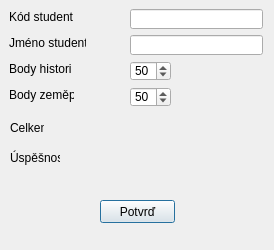
<?xml version="1.0" encoding="UTF-8"?>
<ui version="4.0">
 <class>Dialog</class>
 <widget class="QDialog" name="Dialog">
  <property name="geometry">
   <rect>
    <x>0</x>
    <y>0</y>
    <width>274</width>
    <height>250</height>
   </rect>
  </property>
  <property name="windowTitle">
   <string>Dialog</string>
  </property>
  <widget class="QPushButton" name="pushButton">
   <property name="geometry">
    <rect>
     <x>100</x>
     <y>200</y>
     <width>75</width>
     <height>23</height>
    </rect>
   </property>
   <property name="text">
    <string>Potvrď</string>
   </property>
  </widget>
  <widget class="QSpinBox" name="spinBox_geog">
   <property name="geometry">
    <rect>
     <x>130</x>
     <y>87</y>
     <width>41</width>
     <height>20</height>
    </rect>
   </property>
   <property name="maximum">
    <number>100</number>
   </property>
   <property name="value">
    <number>50</number>
   </property>
  </widget>
  <widget class="QLabel" name="label">
   <property name="geometry">
    <rect>
     <x>9</x>
     <y>9</y>
     <width>64</width>
     <height>16</height>
    </rect>
   </property>
   <property name="text">
    <string>Kód studenta</string>
   </property>
   <property name="buddy">
    <cstring>lineEdit</cstring>
   </property>
  </widget>
  <widget class="QLineEdit" name="lineEdit">
   <property name="geometry">
    <rect>
     <x>130</x>
     <y>9</y>
     <width>133</width>
     <height>20</height>
    </rect>
   </property>
  </widget>
  <widget class="QLabel" name="label_2">
   <property name="geometry">
    <rect>
     <x>9</x>
     <y>35</y>
     <width>77</width>
     <height>16</height>
    </rect>
   </property>
   <property name="text">
    <string>Jméno studenta</string>
   </property>
   <property name="buddy">
    <cstring>lineEdit_2</cstring>
   </property>
  </widget>
  <widget class="QLineEdit" name="lineEdit_2">
   <property name="geometry">
    <rect>
     <x>130</x>
     <y>35</y>
     <width>133</width>
     <height>20</height>
    </rect>
   </property>
  </widget>
  <widget class="QLabel" name="label_3">
   <property name="geometry">
    <rect>
     <x>9</x>
     <y>61</y>
     <width>62</width>
     <height>16</height>
    </rect>
   </property>
   <property name="text">
    <string>Body historie</string>
   </property>
  </widget>
  <widget class="QSpinBox" name="spinBox_hist">
   <property name="geometry">
    <rect>
     <x>130</x>
     <y>61</y>
     <width>41</width>
     <height>20</height>
    </rect>
   </property>
   <property name="maximum">
    <number>100</number>
   </property>
   <property name="value">
    <number>50</number>
   </property>
  </widget>
  <widget class="QLabel" name="label_4">
   <property name="geometry">
    <rect>
     <x>9</x>
     <y>87</y>
     <width>65</width>
     <height>16</height>
    </rect>
   </property>
   <property name="text">
    <string>Body zeměpis</string>
   </property>
  </widget>
  <widget class="QLabel" name="label_5">
   <property name="geometry">
    <rect>
     <x>10</x>
     <y>120</y>
     <width>34</width>
     <height>16</height>
    </rect>
   </property>
   <property name="text">
    <string>Celkem</string>
   </property>
  </widget>
  <widget class="QLabel" name="label_total">
   <property name="geometry">
    <rect>
     <x>130</x>
     <y>120</y>
     <width>131</width>
     <height>20</height>
    </rect>
   </property>
   <property name="text">
    <string/>
   </property>
  </widget>
  <widget class="QLabel" name="label_6">
   <property name="geometry">
    <rect>
     <x>10</x>
     <y>150</y>
     <width>50</width>
     <height>16</height>
    </rect>
   </property>
   <property name="text">
    <string>Úspěšnost</string>
   </property>
  </widget>
  <widget class="QLabel" name="label_perc">
   <property name="geometry">
    <rect>
     <x>131</x>
     <y>150</y>
     <width>71</width>
     <height>20</height>
    </rect>
   </property>
   <property name="text">
    <string/>
   </property>
  </widget>
 </widget>
 <tabstops>
  <tabstop>lineEdit</tabstop>
  <tabstop>lineEdit_2</tabstop>
  <tabstop>spinBox_hist</tabstop>
  <tabstop>spinBox_geog</tabstop>
  <tabstop>pushButton</tabstop>
 </tabstops>
 <resources/>
 <connections>
  <connection>
   <sender>pushButton</sender>
   <signal>pressed()</signal>
   <receiver>Dialog</receiver>
   <slot>disp_message()</slot>
   <hints>
    <hint type="sourcelabel">
     <x>183</x>
     <y>233</y>
    </hint>
    <hint type="destinationlabel">
     <x>289</x>
     <y>227</y>
    </hint>
   </hints>
  </connection>
 </connections>
 <slots>
  <slot>disp_message()</slot>
 </slots>
</ui>
